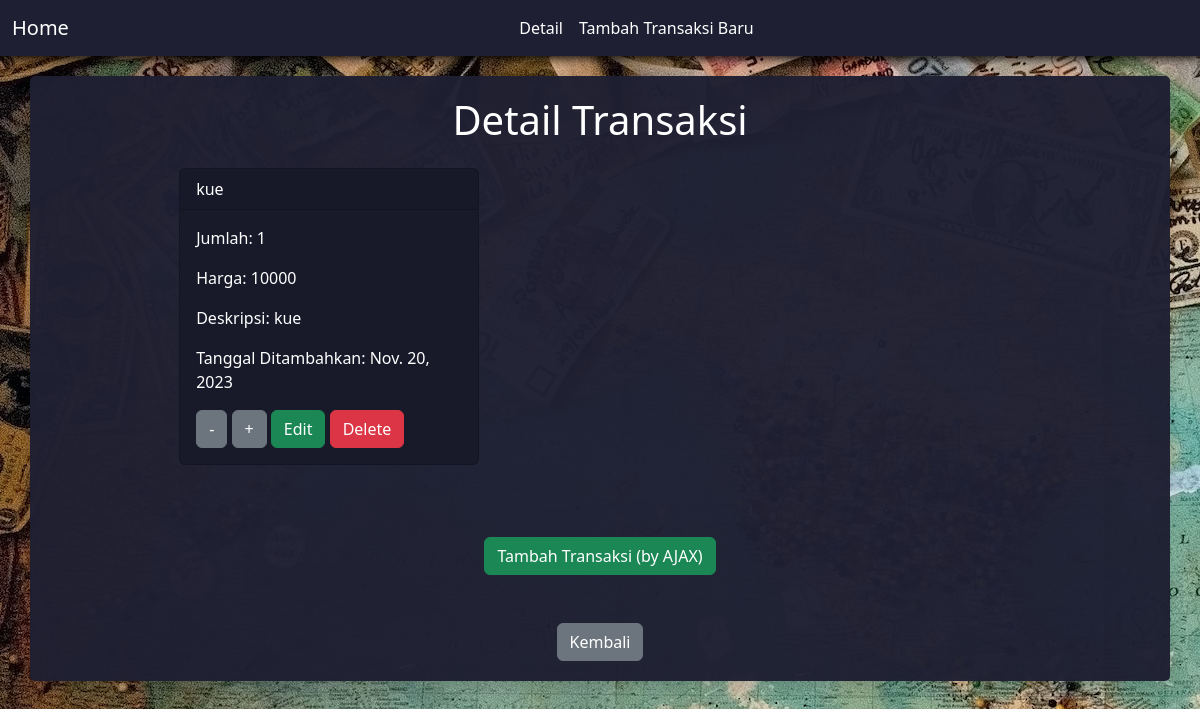
The app's page /show-detail (signed in) with its own data.
### main/models.py (models this page shows)
class Item(models.Model):
    user = models.ForeignKey(User, on_delete=models.CASCADE)
    name = models.CharField(max_length=255)
    amount = models.IntegerField()
    description = models.TextField()
    price = models.IntegerField()
    date_added = models.DateField(auto_now_add=True)

### main/views.py (the view)
# urls.py: path('show-detail', show_detail, name='show_detail'),
def show_detail(request):
    items = Item.objects.filter(user=request.user)
    context = {'items' : items }
    return render(request, "show_detail.html", context)

### main/templates/show_detail.html (shortened to what this page needs)
{% extends 'base.html' %}
{% block content %}
<div class="container shadow">
    <div class="text-center mb-4">
        <h1>Detail Transaksi</h1>
    </div>
    <div class="card-container">
        {% for item in items %}
        <div class="card mb-4" id="item_card_{{ item.pk }}">
            <div class="card-header">
                {{ item.name }}
            </div>
            <div class="card-body">
                <p class="card-text">Jumlah: {{ item.amount }}</p>
                <p class="card-text">Harga: {{ item.price }}</p>
                <p class="card-text">Deskripsi: {{ item.description }}</p>
                <p class="card-text">Tanggal Ditambahkan: {{ item.date_added }}</p>
                <a href="{% url 'main:decrease_item' item.pk %}" class="btn btn-secondary">-</a>
                <a href="{% url 'main:increase_item' item.pk %}" class="btn btn-secondary">+</a>
                <a href="{% url 'main:edit_item' item.pk %}" class="btn btn-primary">Edit</a>
                <a href="{% url 'main:delete_item' item.pk %}" class="btn btn-danger">Delete</a>
            </div>
        </div>
        {% endfor %}
    </div>
    <div class="text-center mt-5">
        <button type="button" class="btn btn-primary" data-bs-toggle="modal" data-bs-target="#exampleModal">Tambah Transaksi (by AJAX)</button>
    </div>
    <div class="text-center mt-5">
        <a href="{% url 'main:show_main' %}" class="btn btn-secondary">Kembali</a>
    </div>
</div>
{% endblock %}

### main/templates/show_detail.html (style rules this page uses)
.container { color: white ; background-color: rgba(30, 31, 50, 0.97); }
.card-container { display: flex; flex-wrap: wrap; width: 79%; margin: 0 auto; }
.card { width: 300px; height: 200px; border-radius: 0; margin-bottom: 20px; margin-right: 20px; margin-left: 20px; color: white !important; background-color: #181929 !important; }

### records on screen
Item: name "kue", amount "1", price "10000", description "kue", date_added "Nov. 20, 2023"
